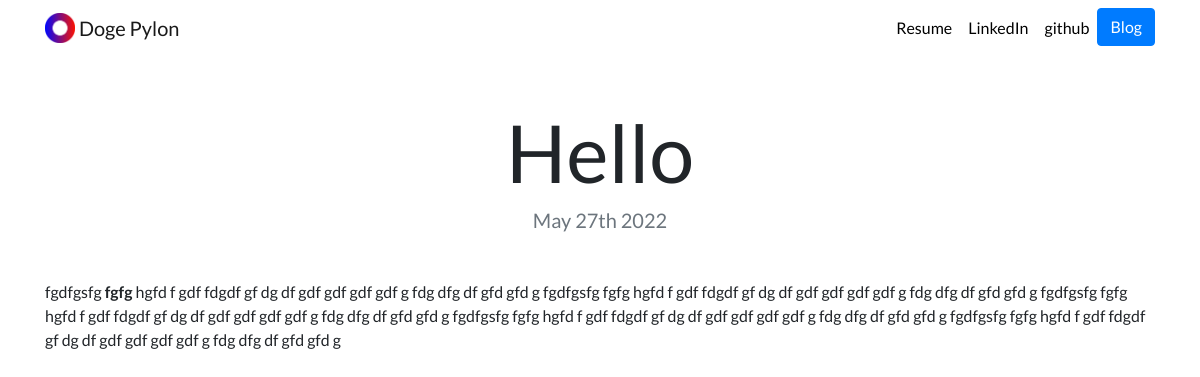
/blog/5/, run on the app's committed database.
### blog/models.py (models this page shows, shortened)
class Blog(models.Model):
    title = models.CharField(max_length=200)
    description = models.TextField()
    date = models.DateField()

### blog/views.py (the view)
# urls.py: path('<int:blog_id>/', views.detail, name='detail'),
def detail(request, blog_id):
    blog = get_object_or_404(Blog, pk=blog_id)
    return render(request, 'blog/detail.html',{'blog':blog})

### blog/templates/blog/detail.html
{% extends "portfolio/base.html" %}
{% load static %}
{% block content %}
<h1 class="text-center mt-5" id="blogdetailtitle">{{ blog.title }}</h1>
<h5 class="text-center text-muted mb-5">{{ blog.date|date:'F jS Y' }}</h5>
{{ blog.description|safe }}
{% endblock %}

### portfolio/static/portfolio/custom.css (style rules this page uses)
body { font-family: 'Lato', sans-serif; }
@media (min-width: 992px) { #blogdetailtitle { font-size: 5rem; } }

### data on the page
Blog: title "Hello", date "May 27th 2022", description "fgdfgsfg fgfg hgfd f gdf fdgdf gf dg df gdf gdf gdf gdf g fdg dfg df gfd gfd g fgdfgsfg fgfg hgfd f gdf fdgdf gf dg df gdf gdf gdf gdf g fdg dfg df gfd gfd g fgdfgsfg fgfg hgfd f gdf fdgdf gf dg df gdf gdf gdf gdf g fdg dfg df gfd gfd g fgdfgsfg fgfg hgfd f gdf fdgdf gf dg df gdf gdf gdf gdf g fdg dfg df gfd gfd g fgdfgsfg fgfg hgfd f gdf fdgdf gf dg df gdf gdf gdf gdf g fdg dfg df gfd gfd g"
